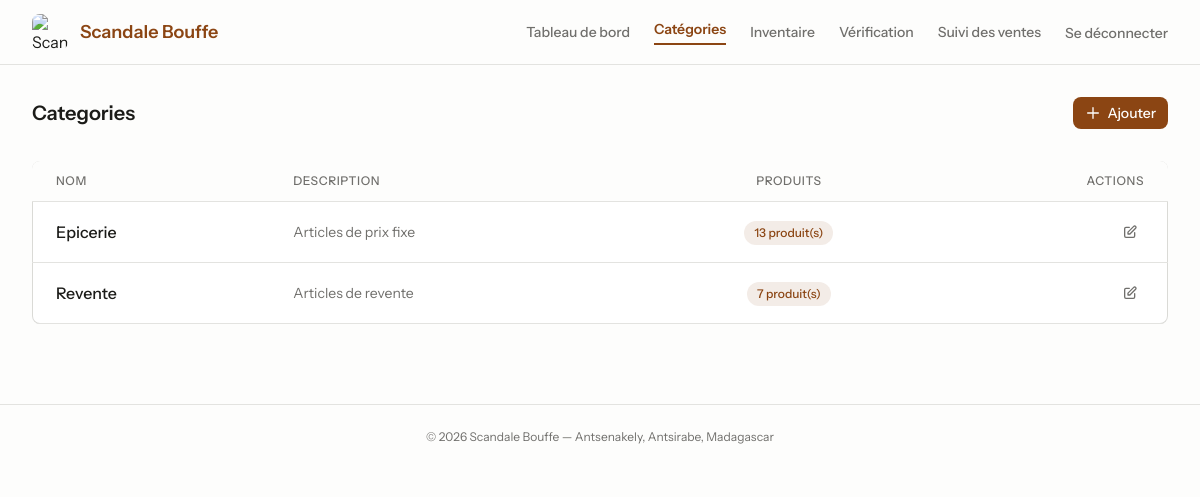
The app's page /categories (signed in), older data.
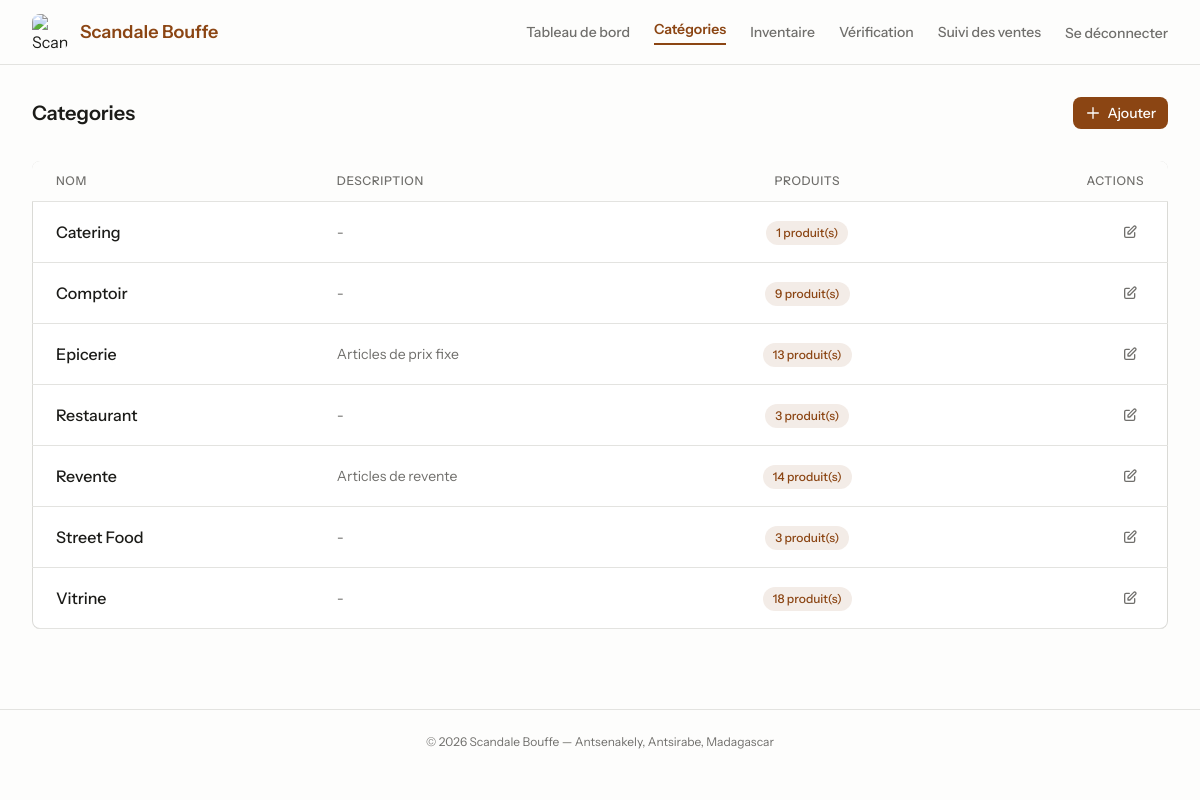
The same page, newer data.
### tables this page shows
CREATE TABLE `categories` (
  `id` bigint(20) unsigned NOT NULL AUTO_INCREMENT,
  `name` varchar(255) NOT NULL,
  `description` varchar(255) DEFAULT NULL,
  `created_at` timestamp NULL DEFAULT NULL,
  `updated_at` timestamp NULL DEFAULT NULL,
  PRIMARY KEY (`id`),
  UNIQUE KEY `categories_name_unique` (`name`)
);

### config/db.php (called while the page is built, shortened)
<?php
$dbHost = 'localhost';
$dbName = 'scandale_bouffe';
$dbUser = 'root';
$dbPass = '';
function url(string $path = ''): string {
    $base = BASE_URL === '' ? '' : BASE_URL . '/';
    return $base . ltrim($path, '/');
}
try {
    $pdo = new PDO(
        "mysql:host={$dbHost};dbname={$dbName};charset=utf8mb4",
        $dbUser,
        $dbPass,
        [
            PDO::ATTR_ERRMODE => PDO::ERRMODE_EXCEPTION,
            PDO::ATTR_DEFAULT_FETCH_MODE => PDO::FETCH_ASSOC,
        ]
    );
} catch (PDOException $e) {
    error_log("Erreur de connexion PDO : " . $e->getMessage());
    die("Impossible de se connecter à la base de données. Veuillez réessayer plus tard.");
}
function fetchAllAssoc(string $sql, array $params = []): array {
    global $pdo;
    $stmt = $pdo->prepare($sql);
    $stmt->execute($params);
    return $stmt->fetchAll() ?: [];
}

### pages/admin/categories.php (the view, shortened to what this page needs)
<?php
$currentPage = 'categories';
?>
<?php require __DIR__ . '/../layout.php'; ?>
<?php
$categories = fetchAllAssoc("
    SELECT c.*, COUNT(p.id) as product_count
    FROM categories c
    LEFT JOIN products p ON p.category_id = c.id AND p.active = 1
    GROUP BY c.id
    ORDER BY c.name ASC
");
?>
<div class="flex items-center justify-between mb-8">
    <h2 class="text-xl font-semibold leading-tight text-[#1b1b18] dark:text-[#FDFDFC]">Categories</h2>
    <a href="<?php echo url('categories/create'); ?>" class="inline-flex items-center gap-1.5 rounded-lg bg-[#8B4513] px-3 py-1.5 text-sm font-medium text-[#FDFDFC] hover:bg-[#A0522D] transition">
        <svg class="h-4 w-4" fill="none" stroke="currentColor" viewBox="0 0 24 24"><path stroke-linecap="round" stroke-linejoin="round" stroke-width="2" d="M12 4v16m8-8H4"/></svg>
        Ajouter
    </a>
</div>
<div class="overflow-hidden rounded-lg bg-white shadow-[inset_0px_0px_0px_1px_rgba(26,26,0,0.16)] dark:bg-[#161615]">
    <div class="overflow-x-auto">
        <table class="min-w-full divide-y divide-[#e3e3e0] dark:divide-[#3E3E3A]">
            <thead class="bg-[#FDFDFC] dark:bg-[#1a1a1a]">
                <tr>
                    <th class="px-6 py-3 text-left text-xs font-medium uppercase tracking-wider text-[#706f6c] dark:text-[#A1A09A]">Nom</th>
                    <th class="px-6 py-3 text-left text-xs font-medium uppercase tracking-wider text-[#706f6c] dark:text-[#A1A09A]">Description</th>
                    <th class="px-6 py-3 text-center text-xs font-medium uppercase tracking-wider text-[#706f6c] dark:text-[#A1A09A]">Produits</th>
                    <th class="px-6 py-3 text-right text-xs font-medium uppercase tracking-wider text-[#706f6c] dark:text-[#A1A09A]">Actions</th>
                </tr>
            </thead>
            <tbody class="divide-y divide-[#e3e3e0] dark:divide-[#3E3E3A]">
                <?php if (empty($categories)): ?>
                <tr>
                    <td colspan="4" class="px-6 py-12 text-center text-sm text-[#706f6c] dark:text-[#A1A09A]">Aucune categorie.</td>
                </tr>
                <?php else: ?>
                <?php foreach ($categories as $cat): ?>
                <tr class="transition hover:bg-[#FDFDFC] dark:hover:bg-[#1a1a1a]">
                    <td class="px-6 py-4 font-medium text-[#1b1b18] dark:text-[#FDFDFC]"><?php echo htmlspecialchars($cat['name']); ?></td>
                    <td class="px-6 py-4 text-sm text-[#706f6c] dark:text-[#A1A09A]"><?php echo htmlspecialchars($cat['description'] ?? '-'); ?></td>
                    <td class="px-6 py-4 text-center">
                        <span class="inline-flex items-center rounded-full bg-[#8B4513]/10 px-2.5 py-1 text-xs font-medium text-[#8B4513]"><?php echo (int)$cat['product_count']; ?> produit(s)</span>
                    </td>
                    <td class="px-6 py-4 text-right">
                        <div class="flex items-center justify-end gap-1">
                            <a href="<?php echo url('categories/edit?id=' . $cat['id']); ?>" class="p-1.5 rounded-lg text-[#706f6c] hover:text-[#8B4513] hover:bg-[#8B4513]/10 transition" title="Modifier">
                                <svg class="h-4 w-4" fill="none" stroke="currentColor" viewBox="0 0 24 24"><path stroke-linecap="round" stroke-linejoin="round" stroke-width="2" d="M11 5H6a2 2 0 00-2 2v11a2 2 0 002 2h11a2 2 0 002-2v-5m-1.414-9.414a2 2 0 112.828 2.828L11.828 15H9v-2.828l8.586-8.586z"/></svg>
                            </a>
                        </div>
                    </td>
                </tr>
                <?php endforeach; ?>
                <?php endif; ?>
            </tbody>
        </table>
    </div>
</div>
<?php require __DIR__ . '/../layout_footer.php'; ?>

### public/index.php (shortened to what this page needs)
<?php
require __DIR__ . '/../config/db.php';
$uri = $_SERVER['REQUEST_URI'] ?? '/';
$uri = parse_url($uri, PHP_URL_PATH);
$uri = rawurldecode($uri);
$uri = trim($uri, '/');
$segments = $uri === '' ? [] : explode('/', $uri);
$page = $segments[0] ?? '';
$pageParams = array_slice($segments, 1);
switch ($page) {
    case 'categories':
        $catAction = $pageParams[0] ?? '';
        switch ($catAction) {
            default:
                require __DIR__ . '/../pages/admin/categories.php';
                break;
        }
        break;
}

### pages/layout.php (shortened to what this page needs)
<?php
require_once __DIR__ . '/../config/db.php';
$currentPage = $currentPage ?? '';
$isAdmin = ($_SESSION['user_role'] ?? '') === 'administrateur';
?>
<!DOCTYPE html>
<html lang="fr" dir="ltr">
<head>
    <link href="https://fonts.bunny.net/css?family=instrument+sans:400,500,600,700&display=swap" rel="stylesheet" />
    <link rel="stylesheet" href="<?php echo url('css/tailwind.css'); ?>">
    <link rel="stylesheet" href="<?php echo url('css/styles.css'); ?>">
</head>
<body class="min-h-screen bg-[#FDFDFC] dark:bg-[#0a0a0a] text-[#1b1b18] antialiased">
<nav class="border-b border-[#e3e3e0] dark:border-[#3E3E3A] bg-[#FDFDFC] dark:bg-[#0a0a0a]">
    <div class="mx-auto max-w-7xl px-4 sm:px-6 lg:px-8">
        <div class="flex h-16 items-center justify-between">
            <div class="flex items-center gap-3">
                <img src="https://scandalebouffe.netlify.app/images/scandale_logo.jpg" alt="Scandale Bouffe" class="h-9 w-9 rounded-lg object-cover">
                <a href="<?php echo url($isAdmin ? 'dashboard' : 'vendeur'); ?>" class="text-lg font-semibold text-[#8B4513]">Scandale Bouffe</a>
            </div>
            <div class="hidden sm:flex items-center gap-6">
                <?php if ($isAdmin): ?>
                    <a href="<?php echo url('dashboard'); ?>" class="text-sm font-medium <?php echo $currentPage === 'dashboard' ? 'font-semibold text-[#8B4513] border-b-2 border-[#8B4513] pb-1' : 'text-[#706f6c] hover:text-[#8B4513] dark:text-[#A1A09A] dark:hover:text-[#FDFDFC]'; ?>">Tableau de bord</a>
                    <a href="<?php echo url('categories'); ?>" class="text-sm font-medium <?php echo $currentPage === 'categories' ? 'font-semibold text-[#8B4513] border-b-2 border-[#8B4513] pb-1' : 'text-[#706f6c] hover:text-[#8B4513] dark:text-[#A1A09A] dark:hover:text-[#FDFDFC]'; ?>">Catégories</a>
                    <a href="<?php echo url('inventory'); ?>" class="text-sm font-medium <?php echo $currentPage === 'inventory' ? 'font-semibold text-[#8B4513] border-b-2 border-[#8B4513] pb-1' : 'text-[#706f6c] hover:text-[#8B4513] dark:text-[#A1A09A] dark:hover:text-[#FDFDFC]'; ?>">Inventaire</a>
                    <a href="<?php echo url('pos'); ?>" class="text-sm font-medium <?php echo $currentPage === 'pos' ? 'font-semibold text-[#8B4513] border-b-2 border-[#8B4513] pb-1' : 'text-[#706f6c] hover:text-[#8B4513] dark:text-[#A1A09A] dark:hover:text-[#FDFDFC]'; ?>">Vérification</a>
                    <a href="<?php echo url('sales'); ?>" class="text-sm font-medium <?php echo $currentPage === 'sales' ? 'font-semibold text-[#8B4513] border-b-2 border-[#8B4513] pb-1' : 'text-[#706f6c] hover:text-[#8B4513] dark:text-[#A1A09A] dark:hover:text-[#FDFDFC]'; ?>">Suivi des ventes</a>
                <?php endif; ?>
                <form method="POST" action="<?php echo url('logout'); ?>" class="inline">
                    <button type="submit" class="text-sm font-medium text-[#706f6c] hover:text-red-600 dark:text-[#A1A09A] dark:hover:text-red-400">Se déconnecter</button>
                </form>
            </div>
        </div>
    </div>
</nav>
<main class="mx-auto max-w-7xl px-4 py-8 sm:px-6 lg:px-8">

### pages/layout_footer.php (shortened to what this page needs)
</main>
<footer class="border-t border-[#e3e3e0] dark:border-[#3E3E3A] mt-12 py-6">
    <div class="mx-auto max-w-7xl px-4 sm:px-6 lg:px-8 text-center">
        <p class="text-xs text-[#706f6c] dark:text-[#A1A09A]">&copy; <?php echo date('Y'); ?> Scandale Bouffe &mdash; Antsenakely, Antsirabe, Madagascar</p>
    </div>
</footer>
</body>
</html>

### css/styles.css (style rules this page uses)
:root { --primary: #8B4513; --light-bg: #FDFDFC; --dark-bg: #0a0a0a; --text: #1b1b18; --muted: #706f6c; --accent-orange: #FF750F; --border-light: #e3e3e0; --transition-fast: 0.2s ease; }
table th, table td { border-bottom: 1px solid var(--border-light); }

Row changes from the older to the newer data that the page shows:
added categories: name "Catering", description "-", product_count "1"
added categories: name "Comptoir", description "-", product_count "9"
added categories: name "Restaurant", description "-", product_count "3"
computed for categories "Revente": product_count "7" → "14"
added categories: name "Street Food", description "-", product_count "3"
added categories: name "Vitrine", description "-", product_count "18"
